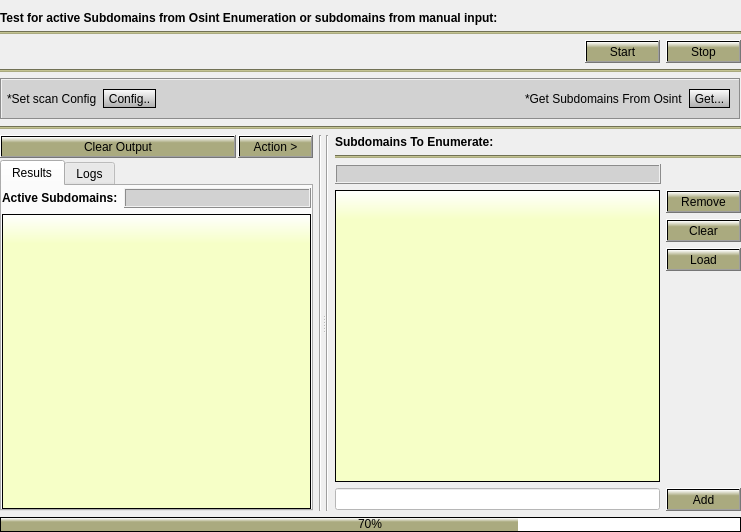
<?xml version="1.0" encoding="UTF-8"?>
<ui version="4.0">
 <class>Active</class>
 <widget class="QDialog" name="Active">
  <property name="geometry">
   <rect>
    <x>0</x>
    <y>0</y>
    <width>741</width>
    <height>532</height>
   </rect>
  </property>
  <property name="windowTitle">
   <string>Dialog</string>
  </property>
  <layout class="QVBoxLayout" name="verticalLayout_3">
   <property name="leftMargin">
    <number>0</number>
   </property>
   <property name="rightMargin">
    <number>0</number>
   </property>
   <property name="bottomMargin">
    <number>0</number>
   </property>
   <item>
    <layout class="QVBoxLayout" name="verticalLayout_21">
     <item>
      <widget class="QLabel" name="label_13">
       <property name="sizePolicy">
        <sizepolicy hsizetype="Preferred" vsizetype="Maximum">
         <horstretch>0</horstretch>
         <verstretch>0</verstretch>
        </sizepolicy>
       </property>
       <property name="font">
        <font>
         <weight>75</weight>
         <bold>true</bold>
        </font>
       </property>
       <property name="text">
        <string>Test for active Subdomains from Osint Enumeration or subdomains from manual input:</string>
       </property>
      </widget>
     </item>
     <item>
      <widget class="Line" name="line_10">
       <property name="styleSheet">
        <string notr="true">background-color: rgb(170, 170, 127);</string>
       </property>
       <property name="orientation">
        <enum>Qt::Horizontal</enum>
       </property>
      </widget>
     </item>
    </layout>
   </item>
   <item>
    <layout class="QVBoxLayout" name="verticalLayout">
     <item>
      <layout class="QHBoxLayout" name="horizontalLayout">
       <item>
        <spacer name="horizontalSpacer">
         <property name="orientation">
          <enum>Qt::Horizontal</enum>
         </property>
         <property name="sizeHint" stdset="0">
          <size>
           <width>40</width>
           <height>20</height>
          </size>
         </property>
        </spacer>
       </item>
       <item>
        <widget class="QPushButton" name="pushButton_start">
         <property name="minimumSize">
          <size>
           <width>75</width>
           <height>23</height>
          </size>
         </property>
         <property name="styleSheet">
          <string notr="true">background-color: qlineargradient(x1: 0, y1: 0, x2: 0, y2: 1, stop: 0 white, stop: 0.3 rgb(170, 170, 127));</string>
         </property>
         <property name="text">
          <string>Start</string>
         </property>
        </widget>
       </item>
       <item>
        <widget class="QPushButton" name="pushButton_stop">
         <property name="sizePolicy">
          <sizepolicy hsizetype="Fixed" vsizetype="Fixed">
           <horstretch>0</horstretch>
           <verstretch>0</verstretch>
          </sizepolicy>
         </property>
         <property name="minimumSize">
          <size>
           <width>75</width>
           <height>23</height>
          </size>
         </property>
         <property name="styleSheet">
          <string notr="true">background-color: qlineargradient(x1: 0, y1: 0, x2: 0, y2: 1, stop: 0 white, stop: 0.3 rgb(170, 170, 127));</string>
         </property>
         <property name="text">
          <string>Stop</string>
         </property>
        </widget>
       </item>
      </layout>
     </item>
     <item>
      <widget class="Line" name="line">
       <property name="styleSheet">
        <string notr="true">background-color: rgb(170, 170, 127);</string>
       </property>
       <property name="orientation">
        <enum>Qt::Horizontal</enum>
       </property>
      </widget>
     </item>
    </layout>
   </item>
   <item>
    <layout class="QVBoxLayout" name="verticalLayout_2">
     <item>
      <widget class="QFrame" name="frame">
       <property name="sizePolicy">
        <sizepolicy hsizetype="Preferred" vsizetype="Maximum">
         <horstretch>0</horstretch>
         <verstretch>0</verstretch>
        </sizepolicy>
       </property>
       <property name="styleSheet">
        <string notr="true">background-color: rgb(210, 210, 210);</string>
       </property>
       <property name="frameShape">
        <enum>QFrame::Box</enum>
       </property>
       <property name="frameShadow">
        <enum>QFrame::Sunken</enum>
       </property>
       <layout class="QHBoxLayout" name="horizontalLayout_2">
        <property name="leftMargin">
         <number>5</number>
        </property>
        <property name="rightMargin">
         <number>9</number>
        </property>
        <item>
         <widget class="QLabel" name="label_17">
          <property name="sizePolicy">
           <sizepolicy hsizetype="Maximum" vsizetype="Maximum">
            <horstretch>0</horstretch>
            <verstretch>0</verstretch>
           </sizepolicy>
          </property>
          <property name="styleSheet">
           <string notr="true"/>
          </property>
          <property name="text">
           <string>*Set scan Config</string>
          </property>
         </widget>
        </item>
        <item>
         <widget class="QToolButton" name="toolButton_config">
          <property name="minimumSize">
           <size>
            <width>0</width>
            <height>18</height>
           </size>
          </property>
          <property name="styleSheet">
           <string notr="true">background-color: qlineargradient(x1: 0, y1: 0, x2: 0, y2: 1.5, stop: 0 white, stop: 1 grey);
border-style: solid;
border-color: black;
border-width: 1px;
border-radius: 15px</string>
          </property>
          <property name="text">
           <string>Config..</string>
          </property>
         </widget>
        </item>
        <item>
         <spacer name="horizontalSpacer_6">
          <property name="orientation">
           <enum>Qt::Horizontal</enum>
          </property>
          <property name="sizeHint" stdset="0">
           <size>
            <width>40</width>
            <height>20</height>
           </size>
          </property>
         </spacer>
        </item>
        <item>
         <widget class="QLabel" name="label_16">
          <property name="sizePolicy">
           <sizepolicy hsizetype="Maximum" vsizetype="Maximum">
            <horstretch>0</horstretch>
            <verstretch>0</verstretch>
           </sizepolicy>
          </property>
          <property name="text">
           <string>*Get Subdomains From Osint</string>
          </property>
         </widget>
        </item>
        <item>
         <widget class="QToolButton" name="toolButton_get">
          <property name="minimumSize">
           <size>
            <width>0</width>
            <height>19</height>
           </size>
          </property>
          <property name="styleSheet">
           <string notr="true">background-color: qlineargradient(x1: 0, y1: 0, x2: 0, y2: 1.5, stop: 0 white, stop: 1 grey);
border-style: solid;
border-color: black;
border-width: 1px;
border-radius: 15px</string>
          </property>
          <property name="text">
           <string>Get...</string>
          </property>
         </widget>
        </item>
       </layout>
      </widget>
     </item>
     <item>
      <widget class="Line" name="line_18">
       <property name="styleSheet">
        <string notr="true">background-color: rgb(170, 170, 127);</string>
       </property>
       <property name="orientation">
        <enum>Qt::Horizontal</enum>
       </property>
      </widget>
     </item>
    </layout>
   </item>
   <item>
    <widget class="QSplitter" name="splitter_3">
     <property name="orientation">
      <enum>Qt::Horizontal</enum>
     </property>
     <widget class="QWidget" name="layoutWidget5">
      <layout class="QHBoxLayout" name="horizontalLayout_16">
       <item>
        <layout class="QVBoxLayout" name="verticalLayout_22">
         <property name="spacing">
          <number>2</number>
         </property>
         <item>
          <layout class="QHBoxLayout" name="horizontalLayout_17">
           <item>
            <widget class="QPushButton" name="pushButton_clearResults">
             <property name="sizePolicy">
              <sizepolicy hsizetype="Preferred" vsizetype="Fixed">
               <horstretch>0</horstretch>
               <verstretch>0</verstretch>
              </sizepolicy>
             </property>
             <property name="minimumSize">
              <size>
               <width>0</width>
               <height>23</height>
              </size>
             </property>
             <property name="mouseTracking">
              <bool>false</bool>
             </property>
             <property name="focusPolicy">
              <enum>Qt::StrongFocus</enum>
             </property>
             <property name="styleSheet">
              <string notr="true">background-color: qlineargradient(x1: 0, y1: 0, x2: 0, y2: 1, stop: 0 white, stop: 0.3 rgb(170, 170, 127));</string>
             </property>
             <property name="text">
              <string>Clear Output</string>
             </property>
            </widget>
           </item>
           <item>
            <widget class="QPushButton" name="pushButton_action">
             <property name="sizePolicy">
              <sizepolicy hsizetype="Fixed" vsizetype="Fixed">
               <horstretch>0</horstretch>
               <verstretch>0</verstretch>
              </sizepolicy>
             </property>
             <property name="minimumSize">
              <size>
               <width>75</width>
               <height>23</height>
              </size>
             </property>
             <property name="font">
              <font>
               <weight>50</weight>
               <bold>false</bold>
              </font>
             </property>
             <property name="styleSheet">
              <string notr="true">background-color: qlineargradient(x1: 0, y1: 0, x2: 0, y2: 1, stop: 0 white, stop: 0.3 rgb(170, 170, 127));</string>
             </property>
             <property name="text">
              <string>Action &gt;</string>
             </property>
            </widget>
           </item>
          </layout>
         </item>
         <item>
          <widget class="QTabWidget" name="tabWidget_results">
           <property name="tabPosition">
            <enum>QTabWidget::North</enum>
           </property>
           <property name="currentIndex">
            <number>0</number>
           </property>
           <widget class="QWidget" name="tab_results">
            <attribute name="title">
             <string>Results</string>
            </attribute>
            <layout class="QVBoxLayout" name="verticalLayout_23">
             <property name="leftMargin">
              <number>0</number>
             </property>
             <property name="topMargin">
              <number>2</number>
             </property>
             <property name="rightMargin">
              <number>0</number>
             </property>
             <property name="bottomMargin">
              <number>0</number>
             </property>
             <item>
              <layout class="QHBoxLayout" name="horizontalLayout_18">
               <item>
                <widget class="QLabel" name="label_14">
                 <property name="sizePolicy">
                  <sizepolicy hsizetype="Maximum" vsizetype="Preferred">
                   <horstretch>0</horstretch>
                   <verstretch>0</verstretch>
                  </sizepolicy>
                 </property>
                 <property name="font">
                  <font>
                   <weight>75</weight>
                   <bold>true</bold>
                  </font>
                 </property>
                 <property name="text">
                  <string>Active Subdomains:</string>
                 </property>
                </widget>
               </item>
               <item>
                <widget class="QLabel" name="label_subdomainsCount">
                 <property name="sizePolicy">
                  <sizepolicy hsizetype="Preferred" vsizetype="Maximum">
                   <horstretch>0</horstretch>
                   <verstretch>0</verstretch>
                  </sizepolicy>
                 </property>
                 <property name="minimumSize">
                  <size>
                   <width>0</width>
                   <height>20</height>
                  </size>
                 </property>
                 <property name="maximumSize">
                  <size>
                   <width>16777215</width>
                   <height>20</height>
                  </size>
                 </property>
                 <property name="font">
                  <font>
                   <weight>75</weight>
                   <bold>true</bold>
                  </font>
                 </property>
                 <property name="styleSheet">
                  <string notr="true">background-color: rgb(210, 210, 210);</string>
                 </property>
                 <property name="frameShape">
                  <enum>QFrame::Box</enum>
                 </property>
                 <property name="frameShadow">
                  <enum>QFrame::Raised</enum>
                 </property>
                 <property name="text">
                  <string/>
                 </property>
                </widget>
               </item>
              </layout>
             </item>
             <item>
              <widget class="QTableView" name="tableView_results">
               <property name="font">
                <font>
                 <family>MS Shell Dlg 2</family>
                 <pointsize>8</pointsize>
                </font>
               </property>
               <property name="contextMenuPolicy">
                <enum>Qt::CustomContextMenu</enum>
               </property>
               <property name="accessibleDescription">
                <string/>
               </property>
               <property name="styleSheet">
                <string notr="true">QWidget#tableView_results{
background-color: qlineargradient(x1: 0, y1: 0, x2: 0, y2: 1, stop: 0 white, stop: 0.1  rgb(246, 255, 199));
border-style: solid;
border-color: black;
border-width: 1px;
border-radius: 0px;
}</string>
               </property>
               <property name="editTriggers">
                <set>QAbstractItemView::DoubleClicked</set>
               </property>
               <property name="showDropIndicator" stdset="0">
                <bool>false</bool>
               </property>
               <property name="dragDropOverwriteMode">
                <bool>false</bool>
               </property>
               <property name="selectionMode">
                <enum>QAbstractItemView::ExtendedSelection</enum>
               </property>
               <property name="showGrid">
                <bool>false</bool>
               </property>
               <property name="cornerButtonEnabled">
                <bool>false</bool>
               </property>
               <attribute name="horizontalHeaderMinimumSectionSize">
                <number>100</number>
               </attribute>
               <attribute name="horizontalHeaderDefaultSectionSize">
                <number>220</number>
               </attribute>
               <attribute name="horizontalHeaderShowSortIndicator" stdset="0">
                <bool>true</bool>
               </attribute>
               <attribute name="verticalHeaderVisible">
                <bool>false</bool>
               </attribute>
               <attribute name="verticalHeaderMinimumSectionSize">
                <number>15</number>
               </attribute>
               <attribute name="verticalHeaderDefaultSectionSize">
                <number>15</number>
               </attribute>
              </widget>
             </item>
            </layout>
           </widget>
           <widget class="QWidget" name="tab_logs">
            <attribute name="title">
             <string>Logs</string>
            </attribute>
            <layout class="QVBoxLayout" name="verticalLayout_24">
             <property name="leftMargin">
              <number>0</number>
             </property>
             <property name="topMargin">
              <number>0</number>
             </property>
             <property name="rightMargin">
              <number>0</number>
             </property>
             <property name="bottomMargin">
              <number>0</number>
             </property>
             <item>
              <widget class="QListWidget" name="listWidget_logs">
               <property name="font">
                <font>
                 <family>MS Shell Dlg 2</family>
                 <pointsize>8</pointsize>
                </font>
               </property>
               <property name="styleSheet">
                <string notr="true">QWidget#listWidget_logs{
background-color: qlineargradient(x1: 0, y1: 0, x2: 0, y2: 1, stop: 0 white, stop: 0.1  rgb(246, 255, 199));
border-style: solid;
border-color: black;
border-width: 1px;
border-radius: 0px;
}
QListWidget::item:selected {
background-color:  rgb(199, 199, 149);
color: black;}
QListWidget::item:hover{
background-color: rgb(230, 230, 172);
}</string>
               </property>
              </widget>
             </item>
            </layout>
           </widget>
          </widget>
         </item>
        </layout>
       </item>
       <item>
        <widget class="Line" name="line_17">
         <property name="orientation">
          <enum>Qt::Vertical</enum>
         </property>
        </widget>
       </item>
      </layout>
     </widget>
     <widget class="QWidget" name="layoutWidget6">
      <layout class="QHBoxLayout" name="horizontalLayout_19">
       <item>
        <widget class="Line" name="line_7">
         <property name="orientation">
          <enum>Qt::Vertical</enum>
         </property>
        </widget>
       </item>
       <item>
        <layout class="QVBoxLayout" name="verticalLayout_25">
         <property name="spacing">
          <number>6</number>
         </property>
         <item>
          <layout class="QHBoxLayout" name="horizontalLayout_21">
           <item>
            <widget class="QLabel" name="label_15">
             <property name="font">
              <font>
               <weight>75</weight>
               <bold>true</bold>
              </font>
             </property>
             <property name="text">
              <string>Subdomains To Enumerate:</string>
             </property>
            </widget>
           </item>
          </layout>
         </item>
         <item>
          <widget class="Line" name="line_8">
           <property name="styleSheet">
            <string notr="true">background-color: rgb(170, 170, 127);</string>
           </property>
           <property name="orientation">
            <enum>Qt::Horizontal</enum>
           </property>
          </widget>
         </item>
         <item>
          <layout class="QHBoxLayout" name="theLayout">
           <item>
            <widget class="QLabel" name="label_wordlistCount">
             <property name="sizePolicy">
              <sizepolicy hsizetype="Preferred" vsizetype="Maximum">
               <horstretch>0</horstretch>
               <verstretch>0</verstretch>
              </sizepolicy>
             </property>
             <property name="minimumSize">
              <size>
               <width>0</width>
               <height>20</height>
              </size>
             </property>
             <property name="maximumSize">
              <size>
               <width>16777215</width>
               <height>20</height>
              </size>
             </property>
             <property name="font">
              <font>
               <weight>75</weight>
               <bold>true</bold>
              </font>
             </property>
             <property name="styleSheet">
              <string notr="true">background-color: rgb(210, 210, 210);</string>
             </property>
             <property name="frameShape">
              <enum>QFrame::Box</enum>
             </property>
             <property name="frameShadow">
              <enum>QFrame::Raised</enum>
             </property>
             <property name="text">
              <string/>
             </property>
            </widget>
           </item>
           <item>
            <spacer name="horizontalSpacer_9">
             <property name="orientation">
              <enum>Qt::Horizontal</enum>
             </property>
             <property name="sizeType">
              <enum>QSizePolicy::Fixed</enum>
             </property>
             <property name="sizeHint" stdset="0">
              <size>
               <width>80</width>
               <height>20</height>
              </size>
             </property>
            </spacer>
           </item>
          </layout>
         </item>
         <item>
          <layout class="QHBoxLayout" name="horizontalLayout_24">
           <item>
            <widget class="QListWidget" name="listWidget_wordlist">
             <property name="font">
              <font>
               <family>MS Shell Dlg 2</family>
               <pointsize>8</pointsize>
              </font>
             </property>
             <property name="styleSheet">
              <string notr="true">QWidget#listWidget_wordlist{
background-color: qlineargradient(x1: 0, y1: 0, x2: 0, y2: 1, stop: 0 white, stop: 0.1  rgb(246, 255, 199));
border-style: solid;
border-color: black;
border-width: 1px;
border-radius: 0px;
}
QListWidget::item:selected {
background-color:  rgb(199, 199, 149);
color: black;}
QListWidget::item:hover{
background-color: rgb(230, 230, 172);
}</string>
             </property>
             <property name="editTriggers">
              <set>QAbstractItemView::NoEditTriggers</set>
             </property>
             <property name="showDropIndicator" stdset="0">
              <bool>false</bool>
             </property>
             <property name="selectionMode">
              <enum>QAbstractItemView::ExtendedSelection</enum>
             </property>
             <property name="selectionRectVisible">
              <bool>false</bool>
             </property>
             <property name="sortingEnabled">
              <bool>false</bool>
             </property>
            </widget>
           </item>
           <item>
            <layout class="QVBoxLayout" name="verticalLayout_26">
             <item>
              <widget class="QPushButton" name="pushButton_remove">
               <property name="minimumSize">
                <size>
                 <width>75</width>
                 <height>23</height>
                </size>
               </property>
               <property name="styleSheet">
                <string notr="true">background-color: qlineargradient(x1: 0, y1: 0, x2: 0, y2: 1, stop: 0 white, stop: 0.3 rgb(170, 170, 127));</string>
               </property>
               <property name="text">
                <string>Remove</string>
               </property>
              </widget>
             </item>
             <item>
              <widget class="QPushButton" name="pushButton_clearWordlist">
               <property name="sizePolicy">
                <sizepolicy hsizetype="Fixed" vsizetype="Fixed">
                 <horstretch>0</horstretch>
                 <verstretch>0</verstretch>
                </sizepolicy>
               </property>
               <property name="minimumSize">
                <size>
                 <width>75</width>
                 <height>23</height>
                </size>
               </property>
               <property name="styleSheet">
                <string notr="true">background-color: qlineargradient(x1: 0, y1: 0, x2: 0, y2: 1, stop: 0 white, stop: 0.3 rgb(170, 170, 127));</string>
               </property>
               <property name="text">
                <string>Clear</string>
               </property>
              </widget>
             </item>
             <item>
              <widget class="QPushButton" name="pushButton_load">
               <property name="sizePolicy">
                <sizepolicy hsizetype="Fixed" vsizetype="Fixed">
                 <horstretch>0</horstretch>
                 <verstretch>0</verstretch>
                </sizepolicy>
               </property>
               <property name="minimumSize">
                <size>
                 <width>75</width>
                 <height>23</height>
                </size>
               </property>
               <property name="styleSheet">
                <string notr="true">background-color: qlineargradient(x1: 0, y1: 0, x2: 0, y2: 1, stop: 0 white, stop: 0.3 rgb(170, 170, 127));</string>
               </property>
               <property name="text">
                <string>Load</string>
               </property>
              </widget>
             </item>
             <item>
              <spacer name="verticalSpacer_4">
               <property name="orientation">
                <enum>Qt::Vertical</enum>
               </property>
               <property name="sizeHint" stdset="0">
                <size>
                 <width>20</width>
                 <height>40</height>
                </size>
               </property>
              </spacer>
             </item>
            </layout>
           </item>
          </layout>
         </item>
         <item>
          <layout class="QHBoxLayout" name="horizontalLayout_25">
           <item>
            <widget class="QLineEdit" name="lineEdit">
             <property name="styleSheet">
              <string notr="true">background-color: rgb(255, 255, 255);</string>
             </property>
            </widget>
           </item>
           <item>
            <widget class="QPushButton" name="pushButton_add">
             <property name="sizePolicy">
              <sizepolicy hsizetype="Fixed" vsizetype="Fixed">
               <horstretch>0</horstretch>
               <verstretch>0</verstretch>
              </sizepolicy>
             </property>
             <property name="minimumSize">
              <size>
               <width>75</width>
               <height>23</height>
              </size>
             </property>
             <property name="styleSheet">
              <string notr="true">background-color: qlineargradient(x1: 0, y1: 0, x2: 0, y2: 1, stop: 0 white, stop: 0.3 rgb(170, 170, 127));</string>
             </property>
             <property name="text">
              <string>Add</string>
             </property>
            </widget>
           </item>
          </layout>
         </item>
        </layout>
       </item>
      </layout>
     </widget>
    </widget>
   </item>
   <item>
    <widget class="QProgressBar" name="progressBar">
     <property name="minimumSize">
      <size>
       <width>0</width>
       <height>15</height>
      </size>
     </property>
     <property name="maximumSize">
      <size>
       <width>16777215</width>
       <height>15</height>
      </size>
     </property>
     <property name="styleSheet">
      <string notr="true">QProgressBar::chunk {
    background-color: qlineargradient(x1: 0, y1: 0, x2: 0, y2: 1, stop: 0 white, stop: 0.3 rgb(170, 170, 127));
}

QProgressBar {
    border: 1px solid black;
    /*border-radius: 5px;*/
    text-align: center;
}</string>
     </property>
     <property name="value">
      <number>70</number>
     </property>
    </widget>
   </item>
  </layout>
 </widget>
 <resources/>
 <connections/>
</ui>
